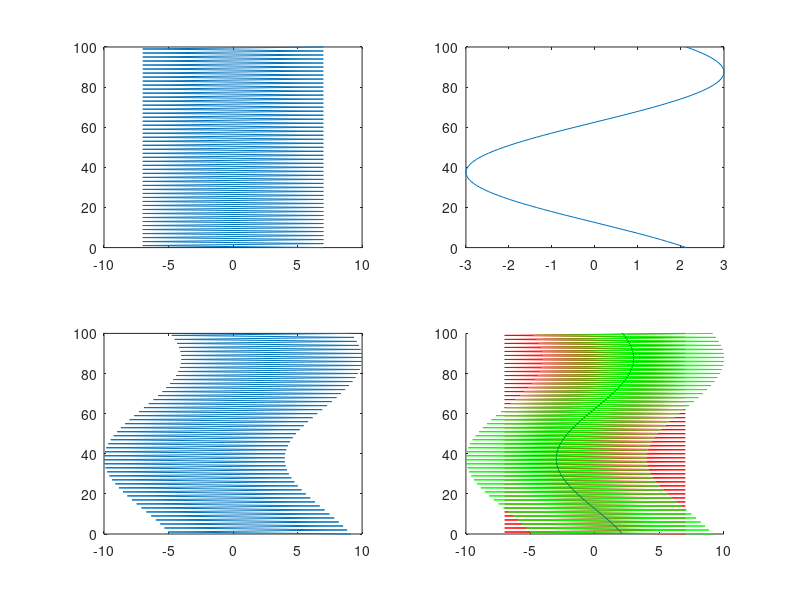

Source code (MATLAB): (Note: this script raises an error after producing the figure.)
%% Fall 2021. BMED318

%% PART 01.
%{

clear all
close all

N = 5
v = [1 0 0]
v = [1;2;3]
v = v'
v = pi*[-4:4]/4
v = []

m = [1 2 3;4 5 6]

m = zeros(2,3)
v = ones(1,3)
m = eye(3)
v = rand(3,1)

matric_data = [2 3 4;5 6 7;1 2 3];
v = [1 2 3];
v(3)

m = [1 2 3;4 5 6]
m(1,3)
m(2,:)
m(:,1)

size(m)
size(m,1)
size(m,2)

m1 = zeros(size(m))

who
whos

% Simple operations and vectors and matrices 
% (A) Pointwise operations:

a = [1 2 3 4];
2*a
a/4
b = [5 6 7 8];
a + b
a - b
a.^2
a.*b
a./b

log([1 2 3 4])
round([1.5 2;2.2 3.1])

% (B) Vector operations:

a = [1 4 6 3]
sum(a)
mean(a)
var(a)
std(a)
max(a)

a = [1 2 3;4 5 6]
mean(a)
max(a)
max(max(a))
max(a(:))

% (C) Matrix operations:

[1 2 3]*[4 5 6]'
[1 2 3]'*[4 5 6]
a = rand(3,2)
b = rand(2,4)
c = a*b

a = [1 2;3 4;5 6]
b = [5 6 7];
b*a
a'*b'

% (4) Plotting:

x = [0 1 2 3 4];
plot(x);
plot(x,2*x);
axis([0 8 0 8]);

x = [0 1 2 3 4];
stem(x);
stem(x,2*x);
axis([0 8 0 8]);

x = pi*[-24:24]/24;
plot(x,sin(x));
xlabel('radians');
ylabel('sin value');
title('dummy');

figure;
subplot(1,2,1);
plot(x,sin(x));
axis square;
subplot(1,2,2);
plot(x,2.*cos(x));

figure;
plot(x,sin(x));
hold on;
plot(x,2.*cos(x),'--');
legend('sin','cos');
hold off;

%}

%% PART 02. Matrix Manipulation
% 01.
clc; clear all; close all;

A = [1 2 3; 4 5 6; 7 8 9]

% 02.
size(A)
whos A

% 03.
A(2,2)

% 04.
A(:,3)

% 05.
A(3,:)

% 06.
A(3,:)'

% 07.
A(4,:) = [10 11 12]

% 08.
[A_row, A_col] = size(A);
verse_A = zeros(size(A));
for i = 1:A_row
    verse_A(A_row - i + 1,:) = A(i,:);
end
verse_A

% 09.
B = A(1:3, 1:2)

% 10.
C = uint8(255*rand(8,8))

% 11.
size(C)
max(max(C))
min(min(C))

% 12.
D = zeros(size(C))

% 13.
[row, col] = find(C >= 128)
for i = 1:size(row)
    D(row(i), col(i)) = C(row(i), col(i));
end
D

%% PART 03. Simple Signal, if and for statements.
% 01.
tt = 0:100;
x1 = 7*cos(2*pi*0.5*tt)
x2 = 3*cos(2*pi*0.01*tt + 0.25*pi)

% (1)
figure;
subplot(2,2,1); plot(x1, tt);
% (2)
subplot(2,2,2); plot(x2, tt);
% (3)
subplot(2,2,3); plot(x1 + x2, tt);
% (4)
subplot(2,2,4);
hold on; 
plot(x1, tt, 'r');
plot(x2, tt, 'b');
plot(x1 + x2, tt, 'g');
hold off;

% 02.
ans = 0;
for i = 3:10;
    ans = ans + 2^i;
end
ans

% 03.
ans = 0;
i = 3;
while i<11
    ans = ans + 2^i;
    i = i+1;
end
ans

%% PART 04. Function & File IO.
% 01.
v = [3 5 -2 5 -1 0]

% (1)
u = zeros(size(v))
[row, col] = find(v>0); % vector v 에서 0보다 큰 값 찾기(find).
[r, c] = size(col);     % 0보다 큰 값의 갯수 = column.
for i = 1:c
    u(row(i), col(i)) = v(row(i), col(i));
end
u
% (2)
[v_row, v_col] = size(v);   % vector v의 사이즈 구하기.
u = zeros(size(v));         % vector v와 같은 사이즈의 vector u 만들기.
for i = 1:v_col
    if(v(1, i) > 0)         % vector v 값이 0보다 클 때. vector u 에 해당 값 넣기.
        u(1, i) = v(1, i)
    else                    % vectro v 값이 0이거나, 그보다 작을 때. vector u = 0.
        u(1,i) = 0; 
    end
end
u
% (3),(4)
u = zeros(size(v))
u = thres(v);
u
% (5)
v2 = [-4 2 -5 3 -2 0 1000]
u2 = zeros(size(v2));
u2 = thres(v2);
u2

% 02.(1)
im = load('lenna.txt', 'ASCII');
% (2)
figure;
imshow(im, []);
% (3)
save('lenna.mat', 'im');

%% PART 05. Simple Image Processing.
% 01.(1)
ori_image = imread('chest_xray.jpg');
% (2)
size(ori_image)
max_value = max(max(ori_image))
min_value = min(min(ori_image))
% (3)
rev_image = zeros(size(ori_image));
% (4)
for i = 1:493 % rev_image = [493, 600]
    for j = 1:600
        rev_image(i, j) = max_value - ori_image(i, j);
    end
end
% (5)
figure;
hold on;
subplot(1,2,1); imshow(ori_image);
subplot(1,2,2); imshow(rev_image, []);
hold off;
% (6)
imwrite(rev_image, 'chest_xray.out.jpg');
% (7)
whos rev_image  % class double.
imwrite(uint8(rev_image), 'chest_xray.out.jpg'); % double type -> uint8 type 으로 변경 시 imwrite 오류없이 됨.
figure; imshow('chest_xray.out.jpg');


% 02.(1)
image1 = imread('lenna.bmp');
figure; hold on;
subplot(2,2,1); imshow(image1);
% (2)
size_image1 = size(image1)
mean_image1 = mean(mean(image1))
% (3)
image2 = zeros(size(image1));
% (4)
for i = 1:256
    for j = 1:256
        if(image1(i,j) < mean_image1)
            image2(i,j) = 0;
        else
            image2(i,j) = image1(i,j);
        end
    end
end
image2
% (5)
hold on;
subplot(2,2,2); imshow(image2);
% (7)
hold on;
image3 = func1(image1);
subplot(2,2,3); imshow(image3);
hold off;
